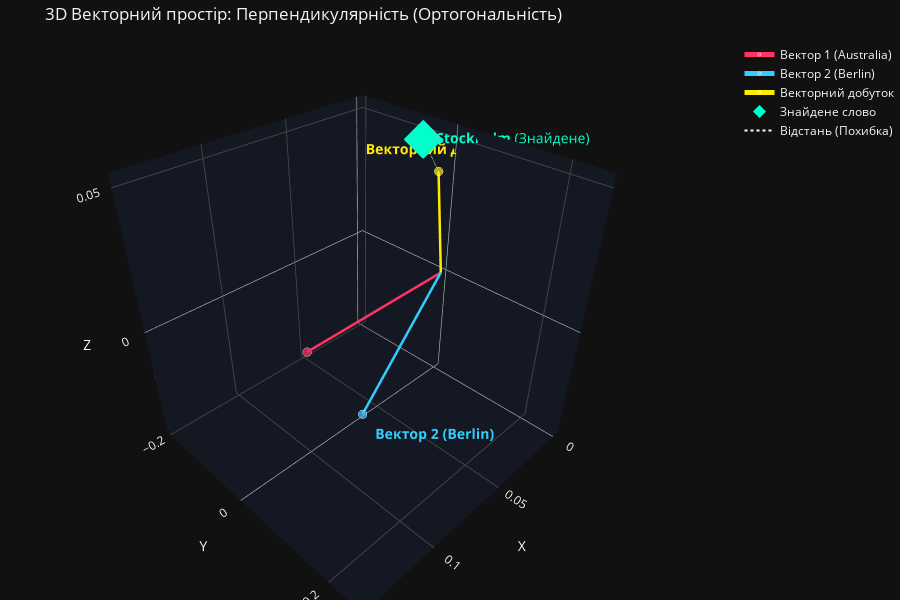
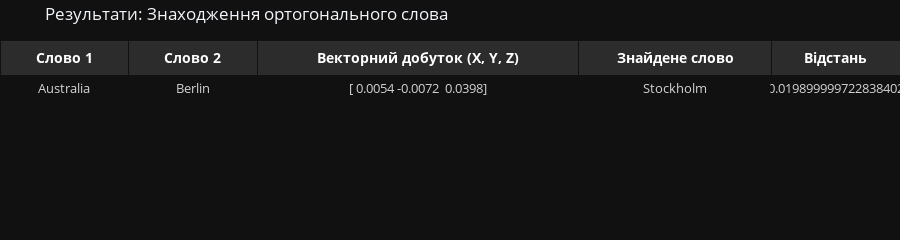

Write notebook code for charts like these, in order.
### Markdown cell above
**3. Обчисліть векторний добуток для знаходження ортогонального слова:**

### Code cell
idx1 = 9
idx2 = 55

if idx1 >= len(available_words) or idx2 >= len(available_words):
    print("❌ Помилка: Введено індекс, який перевищує розмір словника!")
    print(f"Доступні індекси: від 0 до {len(available_words) - 1}. Будь ласка, змініть значення.")

elif idx1 == idx2 or available_words[idx1] == available_words[idx2]:
    print(f"⚠️ Попередження: Ви вибрали однакове слово '{available_words[idx1]}' двічі!")
    print("Математично: Векторний добуток вектора самого на себе завжди дорівнює [0. 0. 0.].")
    print("Неможливо знайти перпендикуляр. Будь ласка, виберіть різні слова.")

else:
    word1, word2 = available_words[idx1], available_words[idx2]
    vec1 = np.array(word_embeddings[word1])
    vec2 = np.array(word_embeddings[word2])

    cross_product = np.cross(vec1, vec2)

    if np.allclose(cross_product, [0, 0, 0]):
        print(f"⚠️ Попередження: Вектори слів '{word1}' та '{word2}' паралельні. Їх векторний добуток — нуль.")
    else:
        orthogonal_word, ortho_dist = find_closest_word(cross_product, word_embeddings)
        vec_ortho = np.array(word_embeddings[orthogonal_word])

        df_cross = pd.DataFrame({
            "Слово 1": [word1],
            "Слово 2": [word2],
            "Векторний добуток (X, Y, Z)": [str(np.round(cross_product, 4))],
            "Знайдене слово": [orthogonal_word],
            "Відстань": [round(ortho_dist, 4)]
        })

        fig_cross_table = go.Figure(data=[go.Table(
            columnwidth=[100, 100, 250, 150, 100],
            header=dict(
                values=[f"<b>{col}</b>" for col in df_cross.columns],
                fill_color='#2c2c2c',
                font=dict(color='white', size=14),
                align='center',
                height=35
            ),
            cells=dict(
                values=[df_cross[col] for col in df_cross.columns],
                fill_color='#111111',
                font=dict(color='lightgrey', size=13),
                align='center',
                height=30
            )
        )])

        fig_cross_table.update_layout(
            title='Результати: Знаходження ортогонального слова',
            template='plotly_dark',
            margin=dict(l=0, r=0, t=40, b=0),
            height=120
        )

        fig_cross_3d = go.Figure()
        origin = [0, 0, 0] # Початок координат

        def add_vector_trace(fig, vec, name, color, text_pos):
            fig.add_trace(go.Scatter3d(
                x=[origin[0], vec[0]], y=[origin[1], vec[1]], z=[origin[2], vec[2]],
                mode='lines+markers+text',
                text=["", f"<b>{name}</b>"],
                textposition=text_pos,
                textfont=dict(color=color, size=14),
                marker=dict(size=[0, 6], color=color),
                line=dict(color=color, width=5),
                name=name
            ))

        add_vector_trace(fig_cross_3d, vec1, f"Вектор 1 ({word1})", '#ff3366', 'bottom left')
        add_vector_trace(fig_cross_3d, vec2, f"Вектор 2 ({word2})", '#33ccff', 'bottom right')
        add_vector_trace(fig_cross_3d, cross_product, 'Векторний добуток', '#ffea00', 'top center')

        fig_cross_3d.add_trace(go.Scatter3d(
            x=[vec_ortho[0]], y=[vec_ortho[1]], z=[vec_ortho[2]],
            mode='markers+text',
            text=[f"<b>{orthogonal_word}</b> (Знайдене)"],
            textposition='middle right',
            textfont=dict(color='#00ffcc', size=14),
            marker=dict(size=10, color='#00ffcc', symbol='diamond'),
            name='Знайдене слово'
        ))

        fig_cross_3d.add_trace(go.Scatter3d(
            x=[cross_product[0], vec_ortho[0]],
            y=[cross_product[1], vec_ortho[1]],
            z=[cross_product[2], vec_ortho[2]],
            mode='lines',
            line=dict(color='white', width=2, dash='dot'),
            name='Відстань (Похибка)'
        ))

        fig_cross_3d.update_layout(
            title='3D Векторний простір: Перпендикулярність (Ортогональність)',
            template='plotly_dark',
            height=600,
            margin=dict(l=0, r=0, b=0, t=40),
            scene=dict(
                xaxis=dict(title='X', backgroundcolor="rgb(20, 24, 34)", gridcolor="#444"),
                yaxis=dict(title='Y', backgroundcolor="rgb(20, 24, 34)", gridcolor="#444"),
                zaxis=dict(title='Z', backgroundcolor="rgb(20, 24, 34)", gridcolor="#444")
            )
        )

        print("Красивий Вивід:")
        fig_cross_3d.show()
        fig_cross_table.show()

        print("Технічний вивід:")
        print(f"Вектор 1 ('{word1}'): {np.round(vec1, 4)}")
        print(f"Вектор 2 ('{word2}'): {np.round(vec2, 4)}")
        print(f"Масив векторного добутку: {np.round(cross_product, 4)}")
        print(f"Найближче ортогональне слово: '{orthogonal_word}' з відстанню {round(ortho_dist, 4)}")

### Figure 1 — Plotly figure (JSON) as saved in the notebook; plotly's stock layout.template omitted (floating-point values rounded to 4 significant figures)
{"data": [{"line": {"color": "#ff3366", "width": 5}, "marker": {"color": "#ff3366", "size": [0, 6]}, "mode": "lines+markers+text", "name": "Вектор 1 (Australia)", "text": ["", "<b>Вектор 1 (Australia)</b>"], "textfont": {"color": "#ff3366", "size": 14}, "textposition": "bottom left", "type": "scatter3d", "x": [0, 0.04883], "y": [0, -0.1943], "z": [0, -0.0415]}, {"line": {"color": "#33ccff", "width": 5}, "marker": {"color": "#33ccff", "size": [0, 6]}, "mode": "lines+markers+text", "name": "Вектор 2 (Berlin)", "text": ["", "<b>Вектор 2 (Berlin)</b>"], "textfont": {"color": "#33ccff", "size": 14}, "textposition": "bottom right", "type": "scatter3d", "x": [0, 0.1416], "y": [0, 0.252], "z": [0, 0.02625]}, {"line": {"color": "#ffea00", "width": 5}, "marker": {"color": "#ffea00", "size": [0, 6]}, "mode": "lines+markers+text", "name": "Векторний добуток", "text": ["", "<b>Векторний добуток</b>"], "textfont": {"color": "#ffea00", "size": 14}, "textposition": "top center", "type": "scatter3d", "x": [0, 0.005357], "y": [0, -0.007159], "z": [0, 0.03982]}, {"marker": {"color": "#00ffcc", "size": 10, "symbol": "diamond"}, "mode": "markers+text", "name": "Знайдене слово", "text": ["<b>Stockholm</b> (Знайдене)"], "textfont": {"color": "#00ffcc", "size": 14}, "textposition": "middle right", "type": "scatter3d", "x": [0.01373], "y": [-0.02087], "z": [0.05151]}, {"line": {"color": "white", "dash": "dot", "width": 2}, "mode": "lines", "name": "Відстань (Похибка)", "type": "scatter3d", "x": [0.005357, 0.01373], "y": [-0.007159, -0.02087], "z": [0.03982, 0.05151]}], "layout": {"height": 600, "margin": {"b": 0, "l": 0, "r": 0, "t": 40}, "scene": {"xaxis": {"backgroundcolor": "rgb(20, 24, 34)", "gridcolor": "#444", "title": {"text": "X"}}, "yaxis": {"backgroundcolor": "rgb(20, 24, 34)", "gridcolor": "#444", "title": {"text": "Y"}}, "zaxis": {"backgroundcolor": "rgb(20, 24, 34)", "gridcolor": "#444", "title": {"text": "Z"}}}, "title": {"text": "3D Векторний простір: Перпендикулярність (Ортогональність)"}}}

### Figure 2 — Plotly figure (JSON) as saved in the notebook; plotly's stock layout.template omitted (floating-point values rounded to 4 significant figures)
{"data": [{"cells": {"align": "center", "fill": {"color": "#111111"}, "font": {"color": "lightgrey", "size": 13}, "height": 30, "values": [["Australia"], ["Berlin"], ["[ 0.0054 -0.0072  0.0398]"], ["Stockholm"], [0.0199]]}, "columnwidth": [100, 100, 250, 150, 100], "header": {"align": "center", "fill": {"color": "#2c2c2c"}, "font": {"color": "white", "size": 14}, "height": 35, "values": ["<b>Слово 1</b>", "<b>Слово 2</b>", "<b>Векторний добуток (X, Y, Z)</b>", "<b>Знайдене слово</b>", "<b>Відстань</b>"]}, "type": "table"}], "layout": {"height": 120, "margin": {"b": 0, "l": 0, "r": 0, "t": 40}, "title": {"text": "Результати: Знаходження ортогонального слова"}}}
